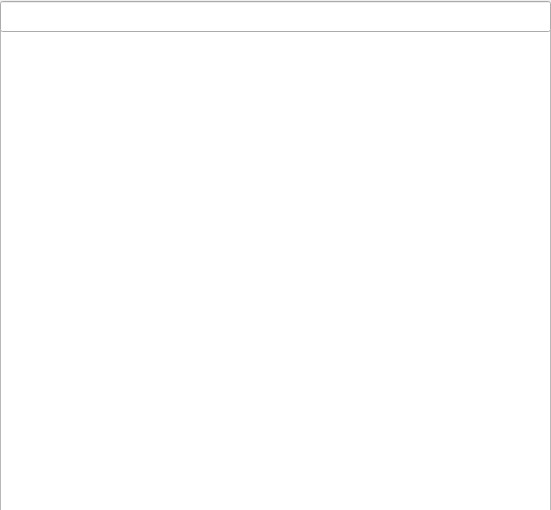
<?xml version="1.0" encoding="UTF-8"?>
<ui version="4.0">
 <class>Form</class>
 <widget class="QWidget" name="Form">
  <property name="geometry">
   <rect>
    <x>0</x>
    <y>0</y>
    <width>551</width>
    <height>510</height>
   </rect>
  </property>
  <property name="windowTitle">
   <string>Form</string>
  </property>
  <widget class="QTextEdit" name="textEdit">
   <property name="geometry">
    <rect>
     <x>0</x>
     <y>30</y>
     <width>551</width>
     <height>481</height>
    </rect>
   </property>
  </widget>
  <widget class="QLineEdit" name="titleEdit">
   <property name="geometry">
    <rect>
     <x>0</x>
     <y>1</y>
     <width>551</width>
     <height>31</height>
    </rect>
   </property>
  </widget>
 </widget>
 <resources/>
 <connections/>
</ui>
